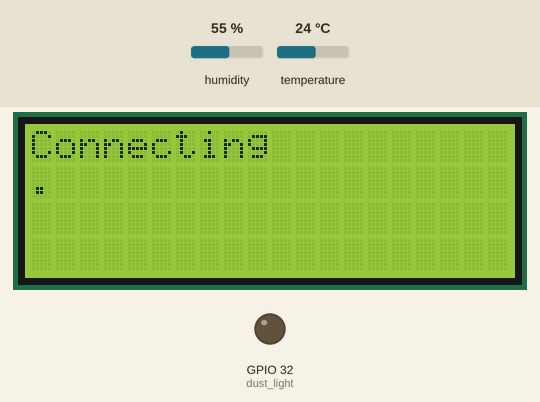
Simulated run of this sketch. Board: ESP32. Shown: 20×4 character LCD, output pins drawn as LEDs (lit = HIGH). Inputs (shaded band) come from the test bench; at power-on: humidity 55 %, temperature 24 °C. WiFi joins after 1.5 s; servers stay silent unless stated; uploads are accepted with an empty reply; storage starts empty; random numbers use the default seed unless the sketch sets one; the modem accepts every AT command (registered, SIM ready, sends succeed) and sends nothing else; what the sketch prints to the serial monitor is not drawn.

Above: at 0.6 s.
At 1.7 s:
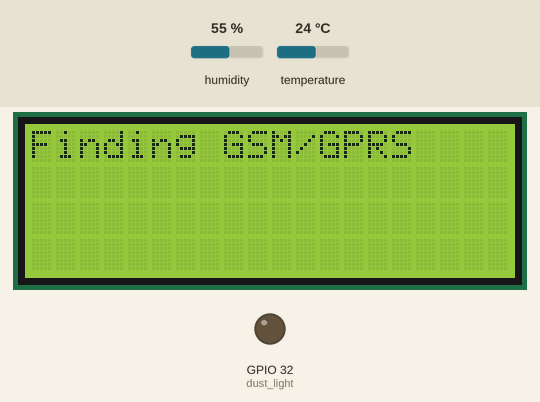
At 3.7 s:
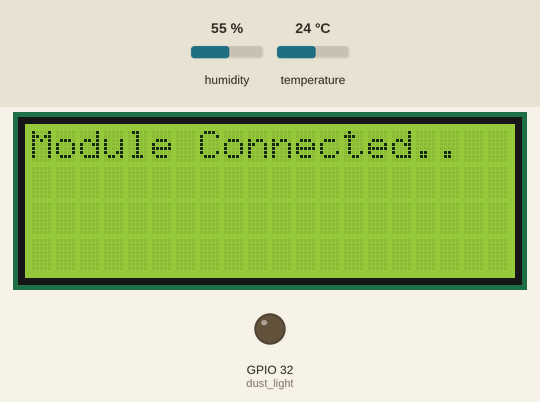
At 4.8 s:
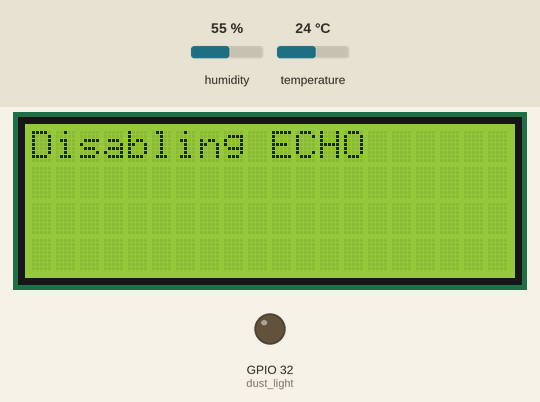
At 7.8 s:
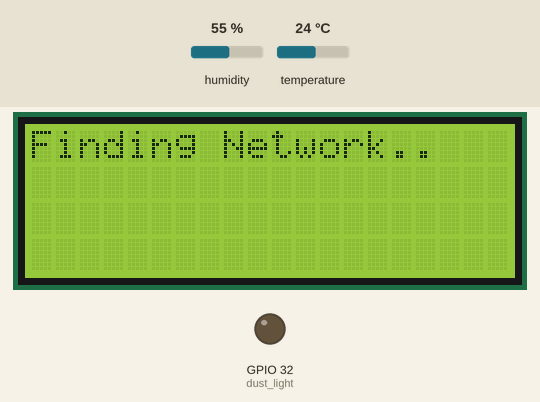
At 9.8 s:
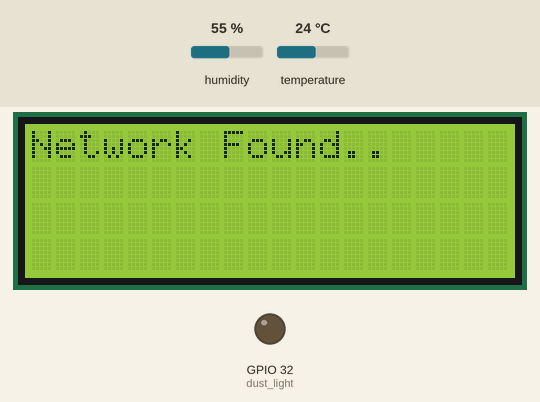

Measured:
- what the display in image 1 shows lasts 2.0 s, from 1.7 s to 3.7 s
- what the display in image 2 shows lasts 1.0 s, from 3.7 s to 4.7 s

The sketch:

qair.ino
```cpp
//cahnge pins dust pin and dustlight
// Change sensor levels to 3.3v, Change UART to Serial2

//Analog
//DHT SENSOR 32
//LDR 33
//34, 35, 39

//Digital
//FAN CONTROL 21
//LIGHT CONTROL 23
//RED LIGHT 22
// Temperature and Humidity, CO2, Soil Moisture, LDR, FAN, LIGHT, valve

#include <HardwareSerial.h>
//Libraries for ESP32
#include <Wire.h>
#ifdef ESP32
#include <WiFi.h>
#include <HTTPClient.h>
#else
#include <ESP8266WiFi.h>
#include <ESP8266HTTPClient.h>
#include <WiFiClient.h>
#endif

//Temperature Libraries
#include <DHT.h>
#include <DHT_U.h>

//LCD Libraries
#include <Wire.h>
#include <LiquidCrystal_I2C.h>
// Set the LCD address to 0x27 for a 16 chars and 2 line display
LiquidCrystal_I2C lcd(0x27, 20, 4);

// Replace with your network credentials
const char* ssid = "MAPLE-LEAF";
const char* password = "WireLess-123";
String serverName = "https://chuksapp.onrender.com/";  //http://127.0.0.1:5000 for local dev or set 0.0.0.0 in flask env
const char* api_key = "xdol";


//Sensor Variables
float temperature;
float humidity;
float methane;
float dust;
float co2_volume;
float smoke;
String response ="";

//SENSOR PIN DEFINITIONS
#define DHTPIN 33
#define DHTTYPE DHT22  //DHT21
DHT dht(DHTPIN, DHTTYPE);
int methane_pin = 34;
int dust_pin = 35;
int co2_volume_pin = 39;  //-> VN
int smoke_pin = 36;
int dust_light = 32;

//Send to Cloud details
unsigned long previous_time = 0;
const unsigned long interval_to_send = 10000;

//GSM VARIABLES
unsigned int temp = 0, i = 0, x = 0, k = 0;
char str[200], flag1 = 0, flag2 = 0;
String bal = "";
String initSms = "AT+CMGS=\"+2349030355799\"\r\n";  //the number to send SMS
//ESP32 Serial2 for GSM Communication
HardwareSerial sim800(2);
#define baudrate 115200

//SD CARD DEFINITIONS
#include <SPI.h>
#include <SD.h>
#include <FS.h>
#define SD_CS 5
String dataMessage;


void setup() {

  //DECLARE PINMODES
  dht.begin();
  Serial.begin(115200);
  sim800.begin(baudrate, SERIAL_8N1, 16, 17);  //(RX, TX)
  lcd.begin();

  pinMode(methane_pin, INPUT);
  pinMode(dust_pin, INPUT);
  pinMode(co2_volume_pin, INPUT);
  pinMode(smoke_pin, INPUT);
  pinMode(dust_light, OUTPUT);
  pinMode(dust_pin, INPUT);

  //WIFI CONNECTION
  WiFi.begin(ssid, password);
  Serial.println("Connecting");
  lcd.clear();
  lcd.setCursor(0, 0);
  lcd.print("Connecting");
  int i = 1;
  while (WiFi.status() != WL_CONNECTED && i > 0) {
    delay(500);
    Serial.print(".");
    lcd.setCursor(i - 1, 1);
    lcd.print(".");
    i++;
  }

  Serial.println("");
  Serial.print("Connected to WiFi network with IP Address: ");
  Serial.println(WiFi.localIP());

  //INITIALIZE SDCARD
  SD.begin(SD_CS);
  if (!SD.begin(SD_CS)) {
    Serial.println("Card Mount Failed");
    return;
  }
  uint8_t cardType = SD.cardType();
  if (cardType == CARD_NONE) {
    Serial.println("No SD card attached");
    return;
  }
  Serial.println("Initializing SD card...");
  if (!SD.begin(SD_CS)) {
    Serial.println("ERROR - SD card initialization failed!");
    return;  // init failed
  }
  File file = SD.open("/Pollutants.txt");
  if (!file) {
    Serial.println("File doens't exist");
    Serial.println("Creating file...");
    writeFile(SD, "/Pollutants.txt", "ESP32 and SD Card \r\n");
  } else {
    Serial.println("File already exists");
  }
  file.close();

  //INITIALISE GSM
  gsm_init();
  lcd.clear();
}

void loop() {
  // put your main code here, to run repeatedly:
  temperature = read_temperature();
  humidity = read_humidity();
  if (isnan(humidity) || isnan(temperature)) {
    Serial.println("Failed to read from DHT sensor!");
    lcd.print("DHT NOT CONNECTED");
    return;
  }

  methane = read_methane();
  dust = read_dust();
  co2_volume = read_co2_volume();
  smoke = co2_volume + random(1, 2.5);

  Serial.print(temperature);
  Serial.print(" ");
  Serial.print(humidity);
  Serial.print(" ");
  Serial.print(methane);
  Serial.print(" ");
  Serial.print(dust);
  Serial.print(" ");
  Serial.print(co2_volume);
  Serial.print(" ");
  Serial.println(smoke);


  //Save parameters to SDCARD
  storein_sdcard();

  //SET PARAMETERS
  String data = "update/key=" + String(api_key) + "/c1=" + String(int(temperature))
                    + "/c2=" + String(int(humidity)) + "/c3=" + String(int(dust))
                    + "/c4=" + String(int(co2_volume)) + "/c5=" + String(int(methane)) + "";
  send_to_cloud(data);
  String ss = send_to_cloud("sms_state");
  ss.replace(" ", "");
  ss.replace(",", "");
  Serial.println(ss);
  //SEND STATES
  printInfo();
  int temp = char(ss[1]) - '0';
  int hum = char(ss[2]) - '0';
  int dust = char(ss[3]) - '0';
  int co2 = char(ss[4]) - '0';
  int methane = char(ss[5]) - '0';
  check_states(temp,hum ,dust,co2,methane );
}

void printInfo() {
  lcd.clear();
  lcd.setCursor(0, 0);
  lcd.print("T: ");
  lcd.print(temperature, 2);
  lcd.print((char)223);
  lcd.print("C ");
  lcd.print("H: ");
  lcd.print(humidity, 2);

  lcd.setCursor(0, 1);
  lcd.print("CH4: ");
  lcd.print(methane, 2);
  lcd.print(" Dust: ");
  lcd.print(dust, 2);

  lcd.setCursor(0, 2);
  lcd.print("Smoke: ");
  lcd.print(smoke, 2);
  lcd.print(" CO2: ");
  lcd.print(co2_volume, 2);
}

//READ SENSOR VALUES
float read_temperature() {
  float t = dht.readTemperature();
  return t;
}

float read_humidity() {
  float h = dht.readHumidity();
  return h;
}

float read_methane() {
  float m = analogRead(methane_pin);
  float rm = 3.3 - (m * 0.0008056640625);  //this is to simulate pull down -> High readings when the sensor senses a variable
  return rm;
}

float read_dust() {
  digitalWrite(dust_light, HIGH);
  delayMicroseconds(100);
  float s = analogRead(dust_pin);
  digitalWrite(dust_light, LOW);
  delayMicroseconds(100);
  float d = s * 3.3 / 4096.0;
  return d;  //Dustdensity = 170 * d - 0.1
}

float read_co2_volume() {
  float c = analogRead(co2_volume_pin);
  float cm = 3.3 - (c * 0.0008056640625);
  return cm;
}

float read_smoke() {
  float sm = analogRead(smoke_pin);
  return sm;
}

//UPDATE STATES
void check_states(int set_temp, int set_humidity, int set_dust, int set_co2_volume, int set_methane) {
  if (temperature == 1) {
    String message = "Temperature is High";
    sendSms(message);
  }
  if (humidity == 1) {
    String message = "Humidity is High";
    sendSms(message);
  }
  if (methane ==1 ) {
    String message = "Methane is High";
    sendSms(message);
  }
  if (dust ==1) {
    String message = "Dust Volume is High";
    sendSms(message);
  }
  if (co2_volume ==1) {
    String message = "CO2 volume is High";  //+ ;
    sendSms(message);
  }
}

//SAVE TO SDCARD
void storein_sdcard() {

  dataMessage = "Temperature= " + String(temperature) + "Humidity= " + String(humidity) + "Methane= " + String(methane) + "Dust= " + String(dust) + "CO2_volume= " + String(co2_volume) + "Smoke (PPM)= " + String(smoke) + "\n";
  Serial.print("Save data: ");
  Serial.println(dataMessage);
  appendFile(SD, "/Pollutants.txt", dataMessage.c_str());
}

// Write to the SD card
void writeFile(fs::FS& fs, const char* path, const char* message) {
  Serial.printf("Writing file: %s\n", path);
  File file = fs.open(path, FILE_WRITE);
  if (!file) {
    Serial.println("Failed to open file for writing");
    return;
  }
  if (file.print(message)) {
    Serial.println("File written");
  } else {
    Serial.println("Write failed");
  }
  file.close();
}
// Append data to the SD card
void appendFile(fs::FS& fs, const char* path, const char* message) {
  Serial.printf("Appending to file: %s\n", path);
  File file = fs.open(path, FILE_APPEND);
  if (!file) {
    Serial.println("Failed to open file for appending");
    return;
  }
  if (file.print(message)) {
    Serial.println("Message appended");
  } else {
    Serial.println("Append failed");
  }
  file.close();
}

//GSM INIT
void gsm_init() {  //Define a new serial for sim800
  lcd.clear();
  lcd.print("Finding GSM/GPRS");
  Serial.println("Finding GSM/GPRS..");
  boolean at_flag = 1;
  while (at_flag) {
    sim800.println("AT");
    while (sim800.available() > 0) {
      if (sim800.find("OK"))
        at_flag = 0;
    }
    delay(1000);
  }
  lcd.clear();
  lcd.print("Module Connected..");
  Serial.println("Module Connected..");
  delay(1000);
  lcd.clear();
  lcd.print("Disabling ECHO");
  Serial.print("Disabling ECHO");
  boolean echo_flag = 1;
  while (echo_flag) {
    sim800.println("ATE0");
    while (sim800.available() > 0) {
      if (sim800.find("OK"))
        echo_flag = 0;
    }
    delay(1000);
  }
  lcd.clear();
  lcd.print("Echo OFF");
  Serial.print("\tEcho OFF");
  delay(1000);
  lcd.clear();
  lcd.print("Finding Network..");
  Serial.println("\t Finding Network..");
  boolean net_flag = 1;
  while (net_flag) {
    sim800.println("AT+CPIN?");
    while (sim800.available() > 0) {
      if (sim800.find("+CPIN: READY"))
        net_flag = 0;
    }
    delay(1000);
  }
  lcd.clear();
  lcd.print("Network Found..");
  Serial.println("Network Found..");
  delay(1000);
  lcd.clear();
}

//SEND SMS
void sendSms(String text) {

  init_sms();
  Serial.println("Sending:");
  send_data(text);
  send_sms(text);
}

void init_sms() {
  sim800.println("AT+CSMP=17,167,0,0\r\n");
  delay(200);
  sim800.println("AT+CMGF=1\r\n");
  delay(200);
  sim800.println(initSms);
  delay(200);
}

void send_data(String message) {
  sim800.println(message);
  Serial.println(message);
  delay(200);
}

void send_sms(String text) {
  sim800.write(26);
  message_sent(text);
}

void message_sent(String text) {
  lcd.clear();
  lcd.setCursor(0, 0);
  lcd.print(text);
  lcd.setCursor(0, 1);
  lcd.print("Message Sent.");
  Serial.println("Message Sent.");
  delay(1000);
  //sim800.flush();
}

//SEND TO CLOUD
String send_to_cloud(String request) {
  if (WiFi.status() == WL_CONNECTED) {
    HTTPClient http;
    // Prepare your HTTP GET request data
    String httpRequestData = request;
    Serial.print("httpRequestData: ");
    Serial.println(httpRequestData);

    http.begin((serverName + httpRequestData).c_str());
    http.addHeader("Content-Type", "application/x-www-form-urlencoded");

    // Send HTTP GET request
    int httpResponseCode = http.GET();
    delay(1500);  //This should give time for the server to process the request.

    if (httpResponseCode > 0) {
      Serial.print("HTTP Response code: ");
      Serial.println(httpResponseCode);

      if (request == "sms_state") {
        response = http.getString();
        return response;
      }
    } else {
      Serial.print("Error code: ");
      Serial.println(httpResponseCode);
    }
    http.end();

  } else {
    Serial.println("WiFi Disconnected");
  }
}
```
